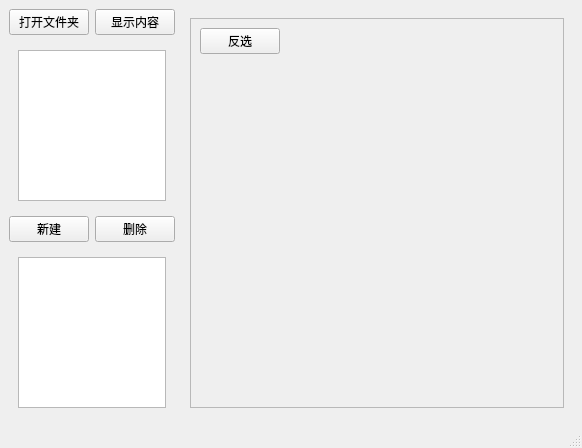
<?xml version="1.0" encoding="UTF-8"?>
<ui version="4.0">
 <class>labels_settings</class>
 <widget class="QMainWindow" name="labels_settings">
  <property name="geometry">
   <rect>
    <x>0</x>
    <y>0</y>
    <width>582</width>
    <height>448</height>
   </rect>
  </property>
  <property name="windowTitle">
   <string>MainWindow</string>
  </property>
  <widget class="QWidget" name="centralwidget">
   <layout class="QGridLayout" name="gridLayout">
    <item row="0" column="0">
     <layout class="QHBoxLayout" name="horizontalLayout" stretch="1,4">
      <item>
       <layout class="QVBoxLayout" name="verticalLayout" stretch="0,0,0,0">
        <item>
         <layout class="QHBoxLayout" name="horizontalLayout_4">
          <item>
           <widget class="PushButton" name="open">
            <property name="text">
             <string>打开文件夹</string>
            </property>
           </widget>
          </item>
          <item>
           <widget class="PushButton" name="pushButton">
            <property name="text">
             <string>显示内容</string>
            </property>
           </widget>
          </item>
         </layout>
        </item>
        <item>
         <widget class="CardWidget" name="CardWidget">
          <layout class="QGridLayout" name="gridLayout_5">
           <item row="0" column="0">
            <widget class="ListWidget" name="models_list">
             <property name="styleSheet">
              <string notr="true">ListView,
ListWidget {
    background: transparent;
    outline: none;
    border: none;
    /* font: 13px 'Segoe UI', 'Microsoft YaHei'; */
    selection-background-color: transparent;
    alternate-background-color: transparent;
    padding-left: 4px;
    padding-right: 4px;
}

ListView::item,
ListWidget::item {
    background: transparent;
    border: 0px;
    padding-left: 11px;
    padding-right: 11px;
    height: 35px;
}


ListView::indicator,
ListWidget::indicator {
    width: 18px;
    height: 18px;
    border-radius: 5px;
    border: none;
    background-color: transparent;
    margin-right: 4px;
}

</string>
             </property>
            </widget>
           </item>
          </layout>
         </widget>
        </item>
        <item>
         <layout class="QHBoxLayout" name="horizontalLayout_2">
          <item>
           <widget class="PushButton" name="pushButton_2">
            <property name="text">
             <string>新建</string>
            </property>
           </widget>
          </item>
          <item>
           <widget class="PushButton" name="delete_2">
            <property name="text">
             <string>删除</string>
            </property>
           </widget>
          </item>
         </layout>
        </item>
        <item>
         <widget class="CardWidget" name="CardWidget_2">
          <layout class="QGridLayout" name="gridLayout_4">
           <item row="0" column="0">
            <widget class="ListWidget" name="sets_list"/>
           </item>
          </layout>
         </widget>
        </item>
       </layout>
      </item>
      <item>
       <widget class="CardWidget" name="CardWidget_3">
        <layout class="QGridLayout" name="gridLayout_6">
         <item row="0" column="0">
          <widget class="SmoothScrollArea" name="SmoothScrollArea">
           <property name="widgetResizable">
            <bool>true</bool>
           </property>
           <widget class="QWidget" name="scrollAreaWidgetContents_3">
            <property name="geometry">
             <rect>
              <x>0</x>
              <y>0</y>
              <width>348</width>
              <height>388</height>
             </rect>
            </property>
            <layout class="QGridLayout" name="gridLayout_2">
             <item row="0" column="0">
              <layout class="QVBoxLayout" name="verticalLayout_2" stretch="0,1">
               <item>
                <layout class="QHBoxLayout" name="horizontalLayout_6">
                 <item>
                  <widget class="PushButton" name="fan">
                   <property name="text">
                    <string>反选</string>
                   </property>
                  </widget>
                 </item>
                 <item>
                  <spacer name="horizontalSpacer">
                   <property name="orientation">
                    <enum>Qt::Horizontal</enum>
                   </property>
                   <property name="sizeHint" stdset="0">
                    <size>
                     <width>40</width>
                     <height>20</height>
                    </size>
                   </property>
                  </spacer>
                 </item>
                </layout>
               </item>
               <item>
                <widget class="QWidget" name="widget" native="true">
                 <layout class="QGridLayout" name="gridLayout_3">
                  <item row="0" column="0">
                   <layout class="QGridLayout" name="labels_part_2"/>
                  </item>
                 </layout>
                </widget>
               </item>
              </layout>
             </item>
            </layout>
           </widget>
          </widget>
         </item>
        </layout>
       </widget>
      </item>
     </layout>
    </item>
   </layout>
  </widget>
  <widget class="QStatusBar" name="statusbar"/>
 </widget>
 <customwidgets>
  <customwidget>
   <class>PushButton</class>
   <extends>QPushButton</extends>
   <header>qfluentwidgets</header>
  </customwidget>
  <customwidget>
   <class>CardWidget</class>
   <extends>QFrame</extends>
   <header>qfluentwidgets</header>
   <container>1</container>
  </customwidget>
  <customwidget>
   <class>SmoothScrollArea</class>
   <extends>QScrollArea</extends>
   <header>qfluentwidgets</header>
   <container>1</container>
  </customwidget>
  <customwidget>
   <class>ListWidget</class>
   <extends>QListWidget</extends>
   <header>qfluentwidgets</header>
  </customwidget>
 </customwidgets>
 <resources/>
 <connections/>
</ui>
